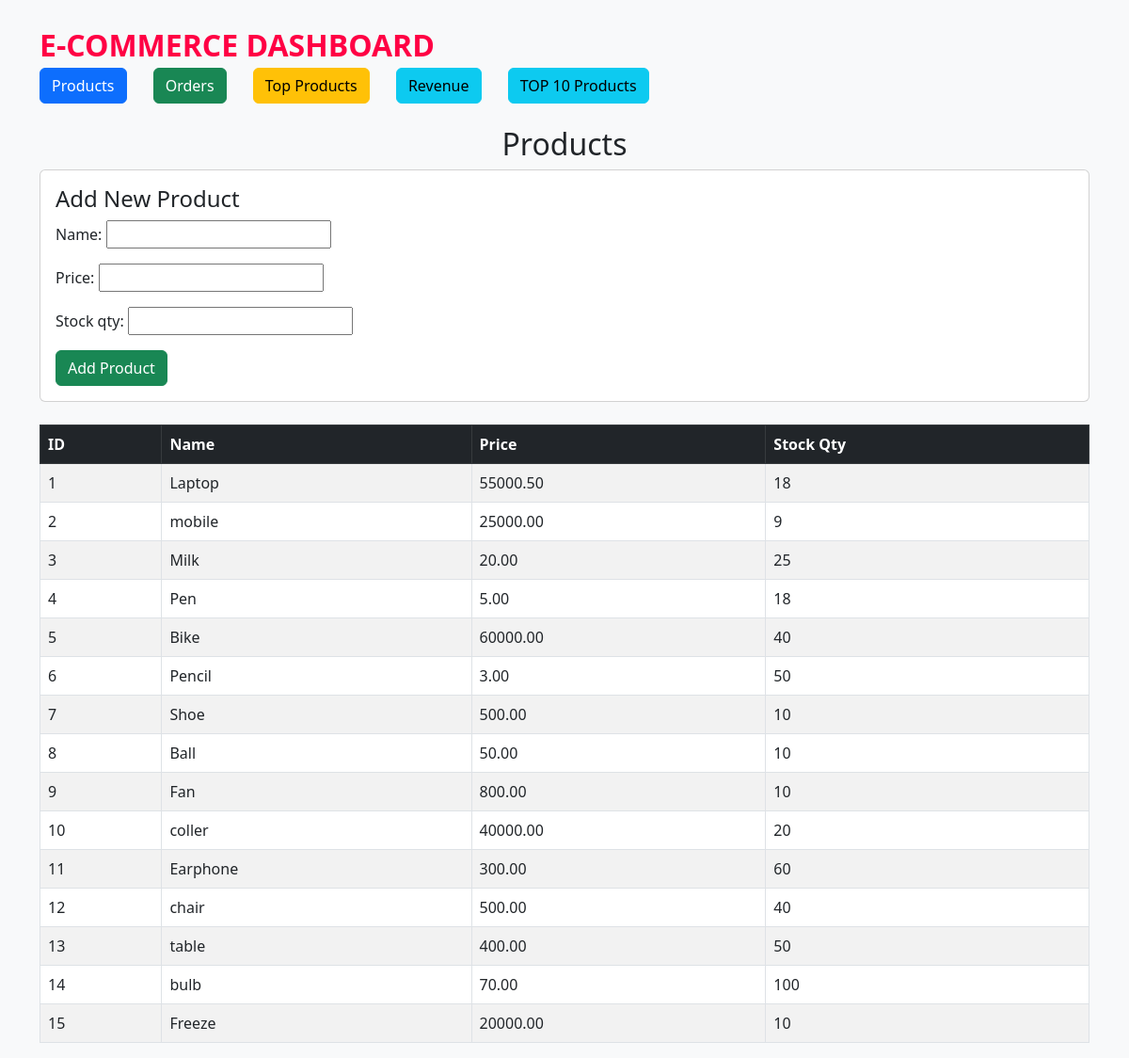
Page /a1/products/ on the earlier database version.
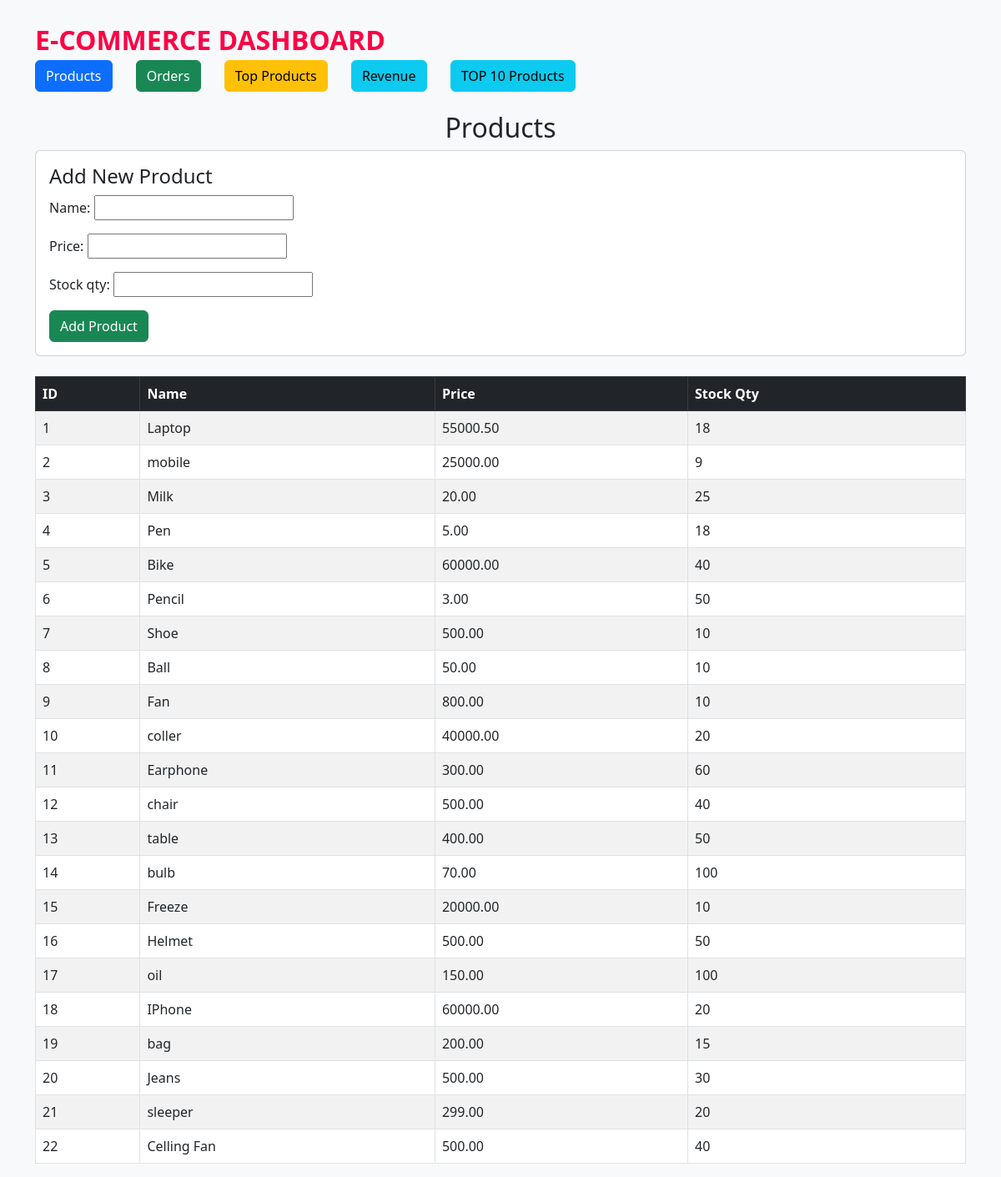
Same page on the later database version.
### shop/models.py (models this page shows)
class Product(models.Model):
    name = models.CharField(max_length=255, unique=True, db_index=True)
    price = models.DecimalField(max_digits=12, decimal_places=2)
    stock_qty = models.IntegerField()

### shop/views.py (the view)
# urls.py: path("products/", views.add_product, name="add_product"),
def add_product(request):
    if request.method == "POST":
        form = ProductForm(request.POST)
        if form.is_valid():
            form.save()
            return redirect("add_product")
    else:
        form = ProductForm()
    products = Product.objects.all()
    return render(request, "shop/products.html", {"form": form, "products": products})

### shop/forms.py
class ProductForm(forms.ModelForm):
    class Meta:
        model = Product
        fields = ["name", "price", "stock_qty"]

### shop/templates/shop/products.html (shortened to what this page needs)
{% extends "shop/base.html" %}
{% block content %}
<center><h2>Products</h2></center>
<div class="card p-3 mb-4">
    <h4>Add New Product</h4>
    <form method="post">
        {{ form.as_p }}
        <button type="submit" class="btn btn-success">Add Product</button>
    </form>
</div>
<table class="table table-bordered table-striped w-100">
    <thead class="table-dark">
        <tr>
            <th>ID</th>
            <th>Name</th>
            <th>Price</th>
            <th>Stock Qty</th>
        </tr>
    </thead>
    <tbody>
        {% for p in products %}
        <tr>
            <td>{{ p.id }}</td>
            <td>{{ p.name }}</td>
            <td>{{ p.price }}</td>
            <td>{{ p.stock_qty }}</td>
        </tr>
        {% empty %}
        <tr>
            <td colspan="4">No products found.</td>
        </tr>
        {% endfor %}
    </tbody>
</table>
{% endblock %}

### shop/templates/shop/base.html (shortened to what this page needs)
<!DOCTYPE html>
<html>
<head>
    <link href="https://cdn.jsdelivr.net/npm/bootstrap@5.3.0/dist/css/bootstrap.min.css" rel="stylesheet">
</head>
<body class="bg-light">
    <div class="container mt-4">
        <marquee behavior="scroll" direction="right" style="color: #ff0044; font-size: 32px; font-weight: bold;">
           E-COMMERCE DASHBOARD
        </marquee>
        <nav class="mb-4">
            <a href="/a1/products/" class="btn btn-primary me-4">Products</a>
            <a href="/a1/orders/" class="btn btn-success me-4">Orders</a>
            <a href="/a1/top-products/" class="btn btn-warning me-4">Top Products</a>
            <a href="/a1/revenue-per-product/" class="btn btn-info me-4">Revenue</a>
            <a href="/a1/top-products-page/" class="btn btn-info me-4">TOP 10 Products</a>
        </nav>
        {% block content %}{% endblock %}
    </div>
</body>
</html>

Differences in the rows shown:
added Product: id "16", name "Helmet", price "500.00", stock_qty "50"
added Product: id "17", name "oil", price "150.00", stock_qty "100"
added Product: id "18", name "IPhone", price "60000.00", stock_qty "20"
added Product: id "19", name "bag", price "200.00", stock_qty "15"
added Product: id "20", name "Jeans", price "500.00", stock_qty "30"
added Product: id "21", name "sleeper", price "299.00", stock_qty "20"
added Product: id "22", name "Celling Fan", price "500.00", stock_qty "40"
